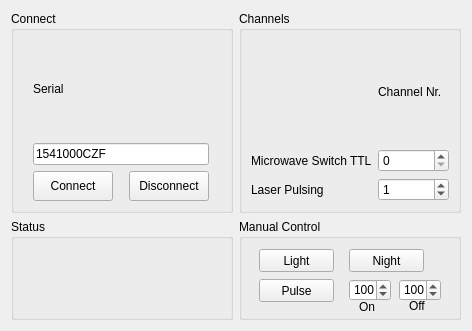
<?xml version="1.0" encoding="UTF-8"?>
<ui version="4.0">
 <class>Form</class>
 <widget class="QWidget" name="Form">
  <property name="geometry">
   <rect>
    <x>0</x>
    <y>0</y>
    <width>472</width>
    <height>331</height>
   </rect>
  </property>
  <property name="windowTitle">
   <string>Demo Setup - FPGA-Settings</string>
  </property>
  <layout class="QHBoxLayout" name="horizontalLayout">
   <item>
    <layout class="QGridLayout" name="gridLayout_3">
     <item row="0" column="0" rowspan="2">
      <widget class="QGroupBox" name="box_connect">
       <property name="sizePolicy">
        <sizepolicy hsizetype="Preferred" vsizetype="Preferred">
         <horstretch>0</horstretch>
         <verstretch>0</verstretch>
        </sizepolicy>
       </property>
       <property name="title">
        <string>Connect</string>
       </property>
       <layout class="QGridLayout" name="gridLayout_5">
        <item row="2" column="1">
         <widget class="QPushButton" name="btn_con">
          <property name="sizePolicy">
           <sizepolicy hsizetype="Fixed" vsizetype="Minimum">
            <horstretch>0</horstretch>
            <verstretch>0</verstretch>
           </sizepolicy>
          </property>
          <property name="minimumSize">
           <size>
            <width>0</width>
            <height>30</height>
           </size>
          </property>
          <property name="maximumSize">
           <size>
            <width>16777215</width>
            <height>30</height>
           </size>
          </property>
          <property name="text">
           <string>Connect</string>
          </property>
         </widget>
        </item>
        <item row="2" column="2">
         <widget class="QPushButton" name="btn_discon">
          <property name="sizePolicy">
           <sizepolicy hsizetype="Fixed" vsizetype="Minimum">
            <horstretch>0</horstretch>
            <verstretch>0</verstretch>
           </sizepolicy>
          </property>
          <property name="minimumSize">
           <size>
            <width>0</width>
            <height>30</height>
           </size>
          </property>
          <property name="maximumSize">
           <size>
            <width>16777215</width>
            <height>30</height>
           </size>
          </property>
          <property name="text">
           <string>Disconnect</string>
          </property>
         </widget>
        </item>
        <item row="1" column="1" colspan="2">
         <widget class="QLineEdit" name="line_serial">
          <property name="text">
           <string>1541000CZF</string>
          </property>
         </widget>
        </item>
        <item row="0" column="1" colspan="2">
         <widget class="QLabel" name="label">
          <property name="text">
           <string>Serial</string>
          </property>
         </widget>
        </item>
       </layout>
      </widget>
     </item>
     <item row="0" column="1" rowspan="2">
      <widget class="QGroupBox" name="box_settings">
       <property name="title">
        <string>Channels</string>
       </property>
       <layout class="QGridLayout" name="gridLayout_4">
        <item row="2" column="2">
         <widget class="QSpinBox" name="box_port2">
          <property name="maximum">
           <number>11</number>
          </property>
          <property name="value">
           <number>1</number>
          </property>
         </widget>
        </item>
        <item row="1" column="1">
         <widget class="QLabel" name="label_2">
          <property name="text">
           <string>Microwave Switch TTL</string>
          </property>
         </widget>
        </item>
        <item row="1" column="2">
         <widget class="QSpinBox" name="box_port1">
          <property name="maximum">
           <number>11</number>
          </property>
         </widget>
        </item>
        <item row="2" column="1">
         <widget class="QLabel" name="label_5">
          <property name="text">
           <string>Laser Pulsing</string>
          </property>
         </widget>
        </item>
        <item row="0" column="2">
         <widget class="QLabel" name="label_3">
          <property name="text">
           <string>Channel Nr.</string>
          </property>
         </widget>
        </item>
       </layout>
      </widget>
     </item>
     <item row="2" column="0">
      <widget class="QGroupBox" name="box_status">
       <property name="title">
        <string>Status</string>
       </property>
       <layout class="QVBoxLayout" name="verticalLayout">
        <item>
         <widget class="QLabel" name="label_stat1">
          <property name="text">
           <string/>
          </property>
         </widget>
        </item>
        <item>
         <widget class="QLabel" name="label_stat2">
          <property name="text">
           <string/>
          </property>
         </widget>
        </item>
       </layout>
      </widget>
     </item>
     <item row="2" column="1">
      <widget class="QGroupBox" name="box_manual">
       <property name="title">
        <string>Manual Control</string>
       </property>
       <widget class="QPushButton" name="btn_light">
        <property name="geometry">
         <rect>
          <x>20</x>
          <y>30</y>
          <width>75</width>
          <height>23</height>
         </rect>
        </property>
        <property name="text">
         <string>Light</string>
        </property>
       </widget>
       <widget class="QPushButton" name="btn_night">
        <property name="geometry">
         <rect>
          <x>110</x>
          <y>30</y>
          <width>75</width>
          <height>23</height>
         </rect>
        </property>
        <property name="text">
         <string>Night</string>
        </property>
       </widget>
       <widget class="QPushButton" name="btn_pulse">
        <property name="geometry">
         <rect>
          <x>20</x>
          <y>60</y>
          <width>75</width>
          <height>23</height>
         </rect>
        </property>
        <property name="text">
         <string>Pulse</string>
        </property>
       </widget>
       <widget class="QSpinBox" name="spin_on">
        <property name="geometry">
         <rect>
          <x>110</x>
          <y>60</y>
          <width>42</width>
          <height>22</height>
         </rect>
        </property>
        <property name="minimum">
         <number>10</number>
        </property>
        <property name="maximum">
         <number>9999</number>
        </property>
        <property name="value">
         <number>100</number>
        </property>
       </widget>
       <widget class="QSpinBox" name="spin_off">
        <property name="geometry">
         <rect>
          <x>160</x>
          <y>60</y>
          <width>42</width>
          <height>22</height>
         </rect>
        </property>
        <property name="minimum">
         <number>10</number>
        </property>
        <property name="maximum">
         <number>999999</number>
        </property>
        <property name="value">
         <number>100</number>
        </property>
       </widget>
       <widget class="QLabel" name="label_on">
        <property name="geometry">
         <rect>
          <x>120</x>
          <y>80</y>
          <width>16</width>
          <height>16</height>
         </rect>
        </property>
        <property name="text">
         <string>On</string>
        </property>
       </widget>
       <widget class="QLabel" name="label_off">
        <property name="geometry">
         <rect>
          <x>170</x>
          <y>80</y>
          <width>46</width>
          <height>13</height>
         </rect>
        </property>
        <property name="text">
         <string>Off</string>
        </property>
       </widget>
      </widget>
     </item>
    </layout>
   </item>
  </layout>
 </widget>
 <resources/>
 <connections/>
</ui>
